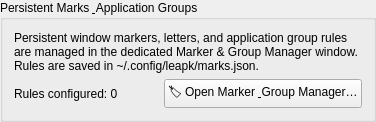
        <widget class="QGroupBox" name="groupPersistentMarks">
         <property name="title">
          <string>Persistent Marks &amp; Application Groups</string>
         </property>
         <layout class="QVBoxLayout" name="verticalLayoutPersistentMarks">
          <item>
           <widget class="QLabel" name="label_persistentMarksDescription">
            <property name="text">
             <string>Persistent window markers, letters, and application group rules are managed in the dedicated Marker &amp; Group Manager window. Rules are saved in ~/.config/leapk/marks.json.</string>
            </property>
            <property name="wordWrap">
             <bool>true</bool>
            </property>
           </widget>
          </item>
          <item>
           <layout class="QHBoxLayout" name="layoutPersistentMarksAction">
            <item>
             <widget class="QLabel" name="label_persistentMarksStatus">
              <property name="text">
               <string>Rules configured: 0</string>
              </property>
             </widget>
            </item>
            <item>
             <spacer name="spacerPersistentMarks">
              <property name="orientation">
               <enum>Qt::Horizontal</enum>
              </property>
              <property name="sizeHint" stdset="0">
               <size>
                <width>40</width>
                <height>20</height>
               </size>
              </property>
             </spacer>
            </item>
            <item>
             <widget class="QPushButton" name="btnOpenMarkerManager">
              <property name="text">
               <string>🏷️ Open Marker &amp; Group Manager…</string>
              </property>
              <property name="toolTip">
               <string>Opens the dedicated LeapK Marker &amp; Group Manager window to manage, create, and edit window markers.</string>
              </property>
             </widget>
            </item>
           </layout>
          </item>
         </layout>
        </widget>
